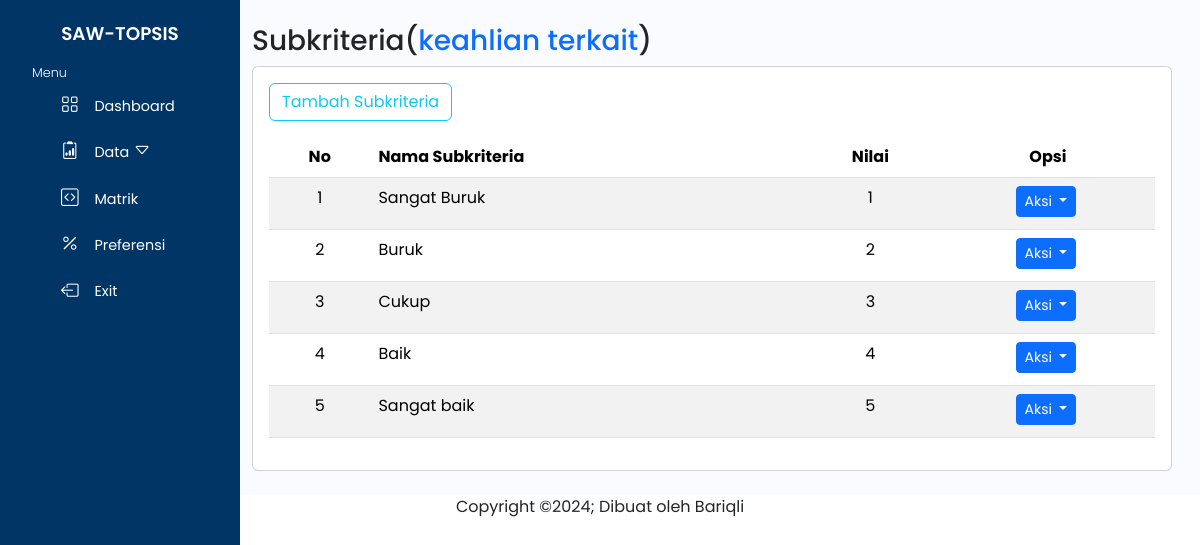
/subkriteria.php?id_kriteria=1 (signed in), run on the app's committed database.
### tables this page shows
CREATE TABLE `tl_kriteria` (
  `id_kriteria` int(11) NOT NULL,
  `nama_kriteria` varchar(50) NOT NULL,
  `bobot` float NOT NULL,
  `atribut` varchar(10) NOT NULL,
  `tps_akar` float NOT NULL
);

CREATE TABLE `tl_subkriteria` (
  `id_subkriteria` int(11) NOT NULL,
  `id_kriteria` int(11) NOT NULL,
  `nama_subkriteria` varchar(50) NOT NULL,
  `nilai_subkriteria` int(12) NOT NULL
);

### subkriteria.php (the view, shortened to what this page needs)
<!DOCTYPE html>
<html lang="en">
    <?php
    require "layout/header.php";
    require "koneksi.php";
    ?>
<body>
    <div class="wrapper">
    <?php require "layout/sidebar.php";?>
           <div class="main">
           <main class="content px-3 py-4">
               <div class="container-fluid">
                <?php
                $datasub = mysqli_query($koneksi,"SELECT * FROM tl_kriteria WHERE id_kriteria ='$_GET[id_kriteria]'");
                $asub = mysqli_fetch_array($datasub);?>
                   <h3>Subkriteria(<a href="kriteria.php"><?php echo $asub['nama_kriteria']?></a>)</h3>
                <div class="card">
                <div class="card-body">
                        <button type="button" class="btn btn-outline-info mb-3" data-bs-toggle="modal" data-bs-target="#Modal1">
                        Tambah Subkriteria
                        </button>
                        <table class="table table-striped table-hover">
                        <thead>
                        <tr>
                        <th class="text-center">No</th>
                        <th >Nama Subkriteria</th>
                        <th class="text-center">Nilai</th>
                        <th class="text-center">Opsi</th>
                        </tr>
                    </thead>
                    <tbody>
                    <?php
                    $data = mysqli_query($koneksi,"SELECT * FROM tl_subkriteria WHERE id_kriteria ='$_GET[id_kriteria]' ORDER BY id_subkriteria");
                    $no = 0;
                    while ($a=mysqli_fetch_array($data)) {
                        ?>
                    <tr>
                        <td class="text-center"scope="col"><?php echo ++$no?></td>
                        <td scope="col"><?php echo $a['nama_subkriteria']?></td>
                        <td class="text-center" scope="col"><?php echo $a['nilai_subkriteria']?></td>
                        <td class="text-center">
                        <div class='btn-group mb-1 text-center'>
                        <div class="dropdown">
                            <button class="btn btn-primary dropdown-toggle me-1 btn-sm" type="button"
                                id="dropdownMenuButton" data-bs-toggle="dropdown"
                                aria-haspopup="true" aria-expanded="false">
                                Aksi
                            </button>
                        </div>
                    </div>
                        </td>
                    </tr>
                    <?php } ?>
                    </tbody>
                        </table>
                    </div>
                </div>
                </div>
            </div>
               <?php require "layout/footer.php";?>
           </div>
</body>
</html>

### assets/css/sd.css (style rules this page uses)
body { font-family: "Poppins", sans-serif; }
a { text-decoration: none; }
.wrapper { display: relative; }
.main { margin-left: 14rem; background-color: #fafbfe; }

### data on the page
tl_kriteria: nama_kriteria "keahlian terkait"
tl_subkriteria: nama_subkriteria "Sangat Buruk", nilai_subkriteria "1"
tl_subkriteria: nama_subkriteria "Buruk", nilai_subkriteria "2"
tl_subkriteria: nama_subkriteria "Cukup", nilai_subkriteria "3"
tl_subkriteria: nama_subkriteria "Baik", nilai_subkriteria "4"
tl_subkriteria: nama_subkriteria "Sangat baik", nilai_subkriteria "5"
